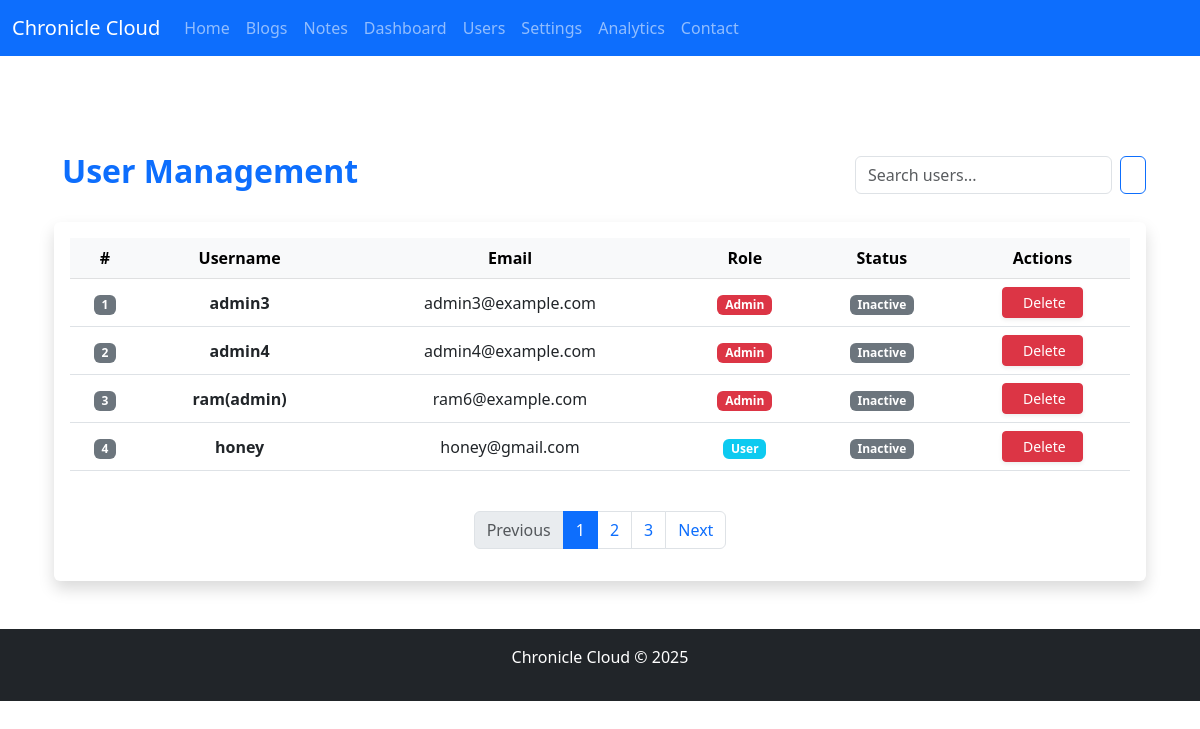
Page /admin/users (signed in) on the committed database.
### app/models/user.py (models this page shows, shortened)
class User(UserMixin, db.Model):
    __tablename__ = 'users'
    id = db.Column(db.Integer, primary_key=True)
    username = db.Column(db.String(150), unique=True, nullable=False)
    email = db.Column(db.String(150), unique=True, nullable=False)
    password_hash = db.Column(db.String(200), nullable=False)
    gender = db.Column(db.String(10))  # male / female / other
    role = db.Column(db.String(20), nullable=False, default='user')
    is_active = db.Column(db.Boolean, default=True)
    last_seen = db.Column(db.DateTime, default=datetime.utcnow)
    notes = db.relationship('Note', back_populates='user', cascade='all, delete-orphan')
    blogs = db.relationship('Blog', back_populates='user', cascade='all, delete-orphan')  # ✅ 'user' now matches Blog model
    notifications = db.relationship('Notification', back_populates='user', cascade='all, delete-orphan')
    def is_admin(self):
        return self.role == 'admin'

### app/routes/admin_routes.py (the view)
@admin_bp.route('/users')
@login_required
def users():
    if not current_user.is_admin():
        flash('Access denied.', 'danger')
        return redirect(url_for('admin.admin_login'))
    users = User.query.all()
    return render_template('admin/users.html', users=users)

### app/__init__.py (called while the page is built)
@login_manager.user_loader
def load_user(user_id):
    from app.models.user import User
    return User.query.get(int(user_id))

### app/controllers/admin_controller.py (called while the page is built)
def get_settings():
    settings = Settings.query.first()
    if not settings:
        settings = Settings()
        db.session.add(settings)
        db.session.commit()
    return settings

### app/templates/admin/users.html (shortened to what this page needs)
<!DOCTYPE html>
<html lang="en">
<head>
  <link href="https://cdn.jsdelivr.net/npm/bootstrap@5.3.0/dist/css/bootstrap.min.css" rel="stylesheet">
  <link rel="stylesheet" href="/static/css/style.css?v=1.0.3">
</head>
<body>
  <nav class="navbar navbar-expand-lg navbar-dark bg-primary">
    <div class="container-fluid">
      <a class="navbar-brand">Chronicle Cloud</a>
      <div class="collapse navbar-collapse" id="navbarNav">
        <ul class="navbar-nav">
          <li class="nav-item"><a class="nav-link" href="/dashboard">Home</a></li>
          <li class="nav-item"><a class="nav-link" href="/view_blogs">Blogs</a></li>
          <li class="nav-item"><a class="nav-link" href="/view_notes">Notes</a></li>
          <li class="nav-item"><a class="nav-link" href="/admin/dashboard">Dashboard</a></li>
          <li class="nav-item"><a class="nav-link" href="/admin/users">Users</a></li>
          <li class="nav-item"><a class="nav-link" href="/admin/settings">Settings</a></li>
          <li class="nav-item"><a class="nav-link" href="/admin/analytics">Analytics</a></li>
          <li class="nav-item"><a class="nav-link" href="/contact">Contact</a></li>
        </ul>
      </div>
    </div>
  </nav>
  <main class="container mt-5">
    <div class="container py-5">
      <div class="d-flex justify-content-between align-items-center mb-4">
        <h2 class="fw-bold text-primary">User Management</h2>
        <form class="d-flex" method="GET" action="/admin/users">
          <input type="text" name="q" class="form-control me-2" placeholder="Search users...">
          <button class="btn btn-outline-primary" type="submit"></button>
        </form>
      </div>
      <div class="card shadow border-0">
        <div class="card-body">
          <div class="table-responsive">
            <table class="table table-hover align-middle text-center">
              <thead class="table-light">
                <tr>
                  <th>#</th>
                  <th>Username</th>
                  <th>Email</th>
                  <th>Role</th>
                  <th>Status</th>
                  <th>Actions</th>
                </tr>
              </thead>
              <tbody>
                {% for user in users %}
                <tr>
                  <td><span class="badge bg-secondary">{{ loop.index }}</span></td>
                  <td class="fw-semibold">{{ user.username }}</td>
                  <td>{{ user.email }}</td>
                  <td>
                    <span class="badge {{ 'bg-danger' if user.role == 'admin' else 'bg-info' }}">
                      {{ user.role.title() }}
                    </span>
                  </td>
                  <td>
  {% if user.id in online_users %}
    <span class="badge bg-success">Active</span>
  {% else %}
    <span class="badge bg-secondary">Inactive</span>
  {% endif %}
</td>
                  <td>
                    <div class="d-flex justify-content-center gap-3">
                      <form action="/admin/users/delete/{{ user.id }}" method="POST"
                            onsubmit="return confirm('Are you sure you want to delete {{ user.username }}?')"
                            class="m-0">
                        <button type="submit"
                                class="btn btn-sm btn-danger d-flex align-items-center gap-1 px-3 shadow-sm"
                                data-bs-toggle="tooltip" title="Delete User">
                           <span>Delete</span>
                        </button>
                      </form>
                    </div>
                  </td>
                </tr>
                {% endfor %}
              </tbody>
            </table>
          </div>
          <nav aria-label="User pagination">
            <ul class="pagination justify-content-center mt-4">
              <li class="page-item disabled"><a class="page-link">Previous</a></li>
              <li class="page-item active"><a class="page-link" href="#">1</a></li>
              <li class="page-item"><a class="page-link" href="#">2</a></li>
              <li class="page-item"><a class="page-link" href="#">3</a></li>
              <li class="page-item"><a class="page-link" href="#">Next</a></li>
            </ul>
          </nav>
        </div>
      </div>
    </div>
  </main>
  <footer class="bg-dark text-white text-center py-3">
    <p>Chronicle Cloud &copy; 2025</p>
  </footer>
</body>
</html>

### app/templates/admin/users.html (style rules this page uses)
.btn span { display: inline-block; }

### rows in the picture
User: username "admin3", email "admin3@example.com", role "Admin", shows "Inactive"
User: username "admin4", email "admin4@example.com", role "Admin", shows "Inactive"
User: username "ram(admin)", email "ram6@example.com", role "Admin", shows "Inactive"
User: username "honey", email "honey@gmail.com", role "User", shows "Inactive"
